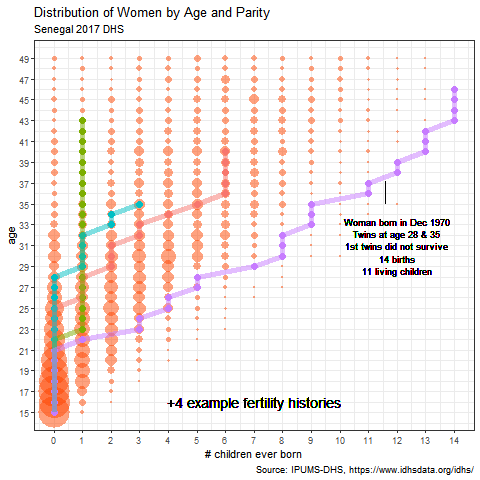

Reproduce this figure in R.
####################################################################
# Carl Schmertmann
# created 02 Feb 2019
# altered 03 Feb 2019
####################################################################

rm(list=ls())
set.seed(6447100)
graphics.off()
windows(record=TRUE)

if (!require("ipumsr")) stop("Reading IPUMS data into R requires the ipumsr package. It can be installed using the following command: install.packages('ipumsr')")
library(tidyverse)

ddi    = read_ipums_ddi("idhs_00003.xml")
Women  = read_ipums_micro(ddi) %>%
           filter(COUNTRY==686,
                  YEAR==2017) %>%
           select(CASEID, BIRTHYEAR, AGE, CHEB, PERWEIGHT)

counts = Women %>% 
           group_by(AGE,CHEB) %>% 
           summarize(n=sum(PERWEIGHT)) %>%
           rename(age=AGE, parity=CHEB)


## construct the basic 'bubble plot' of the
## age x parity distribution



  G =
    ggplot( data=counts, 
          aes(x=parity, y=age, size=n)) +
       geom_point(shape=16, color='orangered', alpha=.50) +
       scale_size_continuous(range=c(0,15)) +
       scale_y_continuous(breaks=seq(15,49,2)) +
       scale_x_continuous(breaks=0:max(counts$parity)) +
       labs(title='Distribution of Women by Age and Parity',
            subtitle='Senegal 2017 DHS',
            x='# children ever born',
            caption='Source: IPUMS-DHS, https://www.idhsdata.org/idhs/') +
       guides(color=FALSE, shape=FALSE,size=FALSE) +
       theme_bw()
  

  print(G)  
  
## construct histories for a few women (this uses
## the information in the births file)

  ddi    = read_ipums_ddi("idhs_00002.xml")
  Births = read_ipums_micro(ddi)

# identify CASEIDs for some women at specific ages and parities
  sel = data.frame(
    age   = c( 43, 40, 35, 46),
    parity= c(  1,  6,  3, 14 )
  )
  selected_women = NULL
  
  for (i in 1:nrow(sel)) {
    ix = which( (Women$AGE == sel$age[i]) &
                (Women$CHEB == sel$parity[i]) )
    elig = as.character(ix)  # just in case it's a single integer
    chosen = as.numeric( sample(elig,1) )
    selected_women = c(selected_women, as.numeric(chosen))    
  }
  
  selected_CASEID = Women$CASEID[selected_women]
  
# only keep births to the small # of selected women  
  Small = Births %>%
            filter(CASEID %in% selected_CASEID) %>%
            select(CASEID, KIDBIRTHYR) %>%
            left_join(Women, by='CASEID') %>%
            mutate( m = KIDBIRTHYR - BIRTHYEAR,
                    woman_id = as.numeric(as.factor(CASEID))) %>%
            select(CASEID,woman_id, agenow=AGE, m, cheb=CHEB, kidbirth=KIDBIRTHYR)
  
# figure out age, parity for each selected woman, from age=15 to current age  
  
  history = data.frame()
  
  for (this_id in unique(Small$woman_id)) {
    ix = which(Small$woman_id == this_id)   # obs for this id
    agenow = Small$agenow[ix[1]]
    for (this_age in 15:agenow) {
      mvec = Small$m[ix]
      tmp = data.frame( woman_id = this_id,
                        age      = this_age,
                        parity   = sum( mvec <= this_age))
      
      history = rbind(history,
                      tmp)
      
    }
  }
      
# add the paths to the diagram
  
 G =  G + geom_point(data=history,
                 aes(x=parity, y=age, group=woman_id,
                     color=as.factor(woman_id)), size=3,
                 inherit.aes = FALSE) +
      geom_line(data=history,aes(x=parity, y=age, group=woman_id,
                 color=as.factor(woman_id)),
                lwd=2, alpha=.50,
                inherit.aes = FALSE) +
      geom_text(x=7, y=16, label='+4 example fertility histories',
                size=5) +
      geom_text(data=history,x=12, y=31, aes(color=woman_id),
                label='Woman born in Dec 1970\nTwins at age 28 & 35\n1st twins did not survive\n14 births\n11 living children',
                color='black',size=3, alpha=.80) +
      geom_segment(x=11.6, y=35, xend=11.6, yend=37.2,
                   color='black', lwd=0.5)
    

## save the plot    
png(file='age-parity-distribution-Senegal-2017-DHS.png',
      width=480, height=480)
   print(G)   
dev.off()
